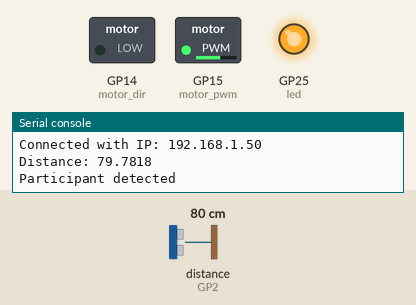
A program run on a simulated Raspberry Pi Pico running CircuitPython. On the bench: switched loads named in the program (green lamp = pin HIGH), output pins drawn as LEDs (lit = HIGH), the last lines printed to the serial console. Inputs (shaded band) come from the test bench; at power-on: distance to the obstacle (sensor on GP2) 80 cm. The echo pulse lasts 58.3 µs per cm; WiFi joins after 1.5 s; values from a settings file that is not in the repository are placeholders; pins used as bus, display or sensor lines are not drawn.

Above: at 2.7 s.
2.8 s: distance to the obstacle (sensor on GP2) set to 98 cm
5.8 s: distance to the obstacle (sensor on GP2) set to 104 cm
At 8.75 s:
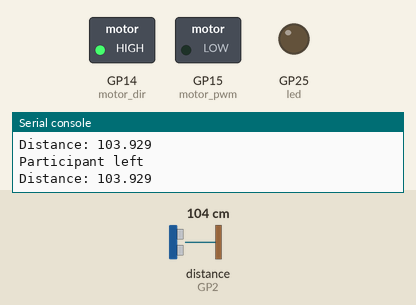
8.8 s: distance to the obstacle (sensor on GP2) set to 2 cm
At 9.12 s:
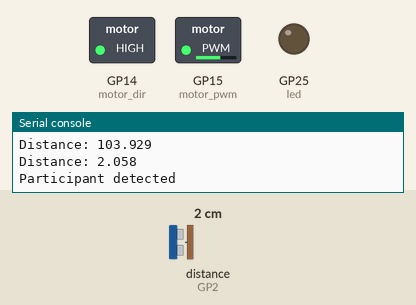
11.8 s: distance to the obstacle (sensor on GP2) set to 120 cm
At 12.69 s:
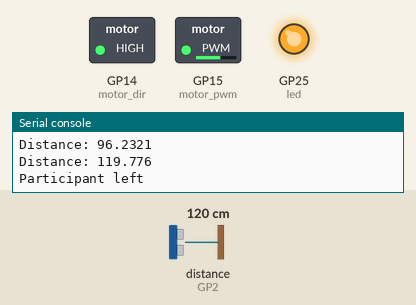
Timing chart, 0 to 15.8 s (numbered marks = the images above; inputs shaded):
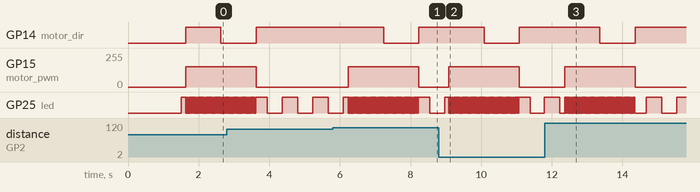

The program:

proto_hcsr04.py
```python
import time
import board
import pwmio
from digitalio import DigitalInOut, Direction
import wifi
import socketpool
import struct
import os

# ----- DEBUG LED SETUP -----
led = DigitalInOut(board.LED)
led.direction = Direction.OUTPUT
led_state = False

def blink_debug():
    global led_state
    led_state = not led_state
    led.value = led_state

# ----- WIFI SETUP -----
SSID = os.getenv("CIRCUITPY_WIFI_SSID")
PASSWORD = os.getenv("CIRCUITPY_WIFI_PASSWORD")

wifi_connected = False
try:
    wifi.radio.connect(SSID, PASSWORD)
    print("Connected with IP:", wifi.radio.ipv4_address)
    pool = socketpool.SocketPool(wifi.radio)
    # UDP_IP = "192.168.0.17"  # replace with your receiving computer IP
    UDP_IP = "192.0.0.2"
    UDP_PORT = 8000
    sock = pool.socket(pool.AF_INET, pool.SOCK_DGRAM)
    wifi_connected = True
except Exception as e:
    print("Wi-Fi failed:", e)

def send_osc(address, value):
    if not wifi_connected:
        return
    addr = address.encode()
    addr += b'\x00' * (4 - len(address) % 4)
    types = b',f\x00\x00'
    data = struct.pack(">f", value)
    try:
        sock.sendto(addr + types + data, (UDP_IP, UDP_PORT))
    except OSError as e:
        print("OSC send failed:", e)

# ----- DC MOTOR SETUP -----
motor_pwm = pwmio.PWMOut(board.GP15, frequency=1000)  # PWM for speed
motor_dir = DigitalInOut(board.GP14)                  # Direction pin
motor_dir.direction = Direction.OUTPUT

def set_motor_speed(speed):
    """
    speed: -1.0 to 1.0
    Negative = backward, Positive = forward
    """
    if speed >= 0:
        motor_dir.value = True
        duty = int(min(speed * 65535, 65535))
    else:
        motor_dir.value = False
        duty = int(min(-speed * 65535, 65535))
    motor_pwm.duty_cycle = duty
    send_osc("/pico/motor", float(speed))

def move_motor_back_and_forth(duration=2.0, speed=0.5):
    """
    Move motor forward for half duration, then backward.
    duration: total seconds of back-and-forth
    speed: 0.0 to 1.0
    """
    half = duration / 2
    # Forward
    set_motor_speed(speed)
    start = time.monotonic()
    while (time.monotonic() - start) < half:
        blink_debug()
        time.sleep(0.02)
    # Backward
    set_motor_speed(-speed)
    start = time.monotonic()
    while (time.monotonic() - start) < half:
        blink_debug()
        time.sleep(0.02)
    # Stop
    set_motor_speed(0)

# ----- ULTRASONIC SENSOR SETUP -----
trigger = DigitalInOut(board.GP3)
trigger.direction = Direction.OUTPUT
echo = DigitalInOut(board.GP2)
echo.direction = Direction.INPUT

def time_pulse_us(pin, level, timeout=1000000):
    start = time.monotonic()
    while pin.value != level:
        if (time.monotonic() - start) > timeout / 1_000_000:
            return -2
    start_time = time.monotonic()
    while pin.value == level:
        if (time.monotonic() - start_time) > timeout / 1_000_000:
            break
    duration = (time.monotonic() - start_time) * 1_000_000
    return duration

def get_distance():
    trigger.value = False
    time.sleep(0.000002)
    trigger.value = True
    time.sleep(0.00001)
    trigger.value = False
    duration = time_pulse_us(echo, True)
    distance = (duration * 0.0343) / 2
    return distance

# ----- MAIN LOOP -----
threshold = 100  # cm
state = "empty"

while True:
    blink_debug()  # heartbeat LED

    # Read multiple distances and average
    readings = []
    for _ in range(5):
        d = get_distance()
        if d > 0:
            readings.append(d)
        time.sleep(0.02)
    if not readings:
        continue
    distance = sum(readings) / len(readings)
    print("Distance:", distance)

    # State machine for motor based on distance
    if distance < threshold and state == "empty":
        print("Participant detected")
        move_motor_back_and_forth(duration=2.0, speed=0.6)
        state = "occupied"
    elif distance >= threshold and state == "occupied":
        print("Participant left")
        move_motor_back_and_forth(duration=2.0, speed=0.6)
        state = "empty"

    time.sleep(0.3)
```

Measured:
- the behaviour switches between 100 and 101 cm on distance to the obstacle (sensor on GP2) (found by bisection; images 0 and 1)
- after the input at 5.8 s, GP14 (motor_dir): HIGH → LOW after 1.4 s, → HIGH 1.0 s later; GP15 (motor_pwm): 0/255 → 153/255 after 0.43 s, → 0/255 2.0 s later
- after the input at 8.8 s, GP14 (motor_dir): HIGH → LOW after 1.3 s, → HIGH 1.0 s later; GP15 (motor_pwm): 0/255 → 153/255 after 0.28 s, → 0/255 2.0 s later
- after the input at 11.8 s, GP14 (motor_dir): HIGH → LOW after 1.6 s, → HIGH 1.0 s later; GP15 (motor_pwm): 0/255 → 153/255 after 0.56 s, → 0/255 2.0 s later
